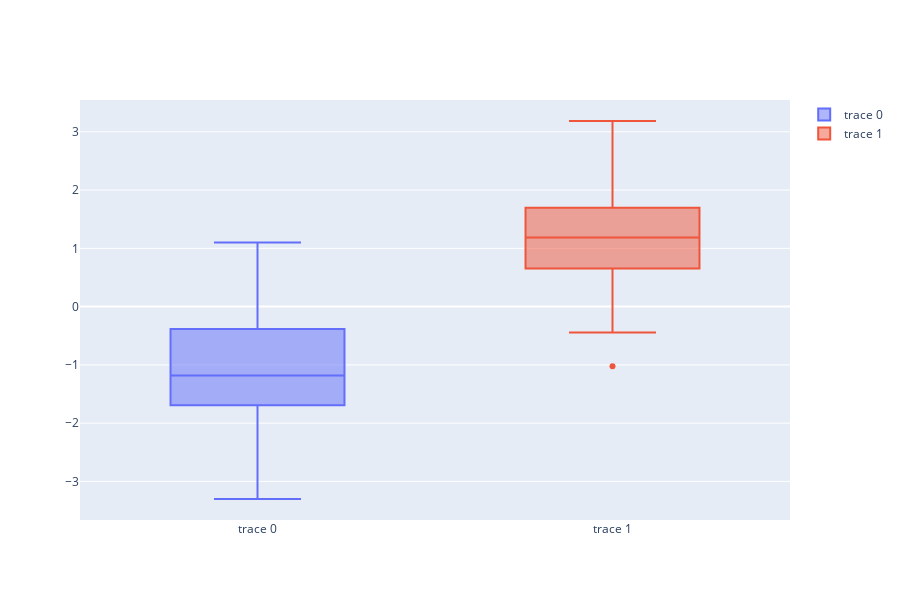

Notebook cell for this chart:
### Code cell
fig = go.Figure()
fig.add_trace(go.Box(y=y0))
fig.add_trace(go.Box(y=y1))
fig.update_layout(height=600)
fig.show()
